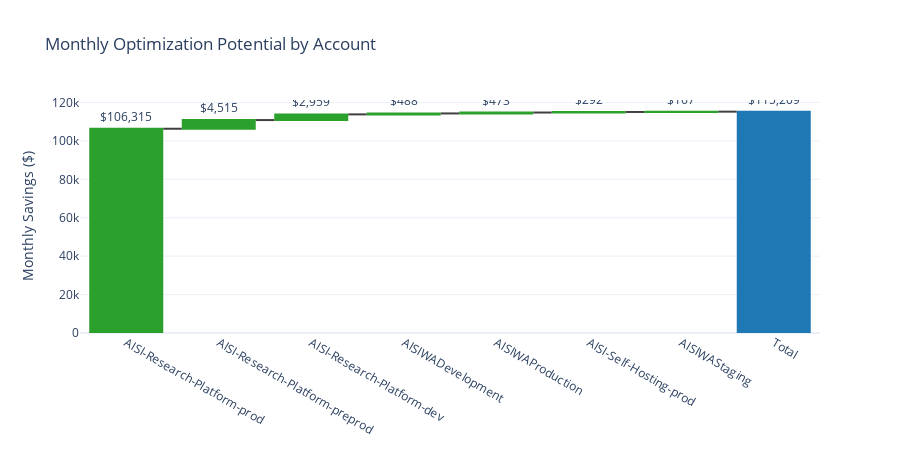

Write notebook code for a chart like this one.
### Markdown cell above
---
# Section 3: Optimization Potential by Account

Savings opportunities identified across all accounts.

### Code cell
# Multi-account savings waterfall
total_optimization = aggregated.get('total_optimization_potential', 0)

print("\n" + "="*80)
print("OPTIMIZATION POTENTIAL BY ACCOUNT")
print("="*80)
print(f"\nTotal Monthly Optimization Potential: ${total_optimization:,.2f}")
print(f"Total Annual Optimization Potential: ${total_optimization * 12:,.2f}")
print("="*80)

fig = create_multi_account_savings_waterfall(data, "Monthly Optimization Potential by Account")
fig.show()

### Figure 1 — Plotly figure (JSON) as saved in the notebook; plotly's stock layout.template omitted (floating-point values rounded to 4 significant figures)
{"data": [{"connector": {"line": {"color": "rgb(63, 63, 63)"}}, "increasing": {"marker": {"color": "#2ca02c"}}, "measure": ["relative", "relative", "relative", "relative", "relative", "relative", "relative", "total"], "name": "Savings", "orientation": "v", "text": ["$106,315", "$4,515", "$2,959", "$488", "$473", "$292", "$167", "$115,209"], "textposition": "outside", "totals": {"marker": {"color": "#1f77b4"}}, "type": "waterfall", "x": ["AISI-Research-Platform-prod", "AISI-Research-Platform-preprod", "AISI-Research-Platform-dev", "AISIWADevelopment", "AISIWAProduction", "AISI-Self-Hosting-prod", "AISIWAStaging", "Total"], "y": [106300.0, 4515.0, 2959.0, 487.9, 473.1, 292.0, 167.2, 115200.0]}], "layout": {"height": 450, "showlegend": false, "title": {"text": "Monthly Optimization Potential by Account"}, "yaxis": {"title": {"text": "Monthly Savings ($)"}}}}
